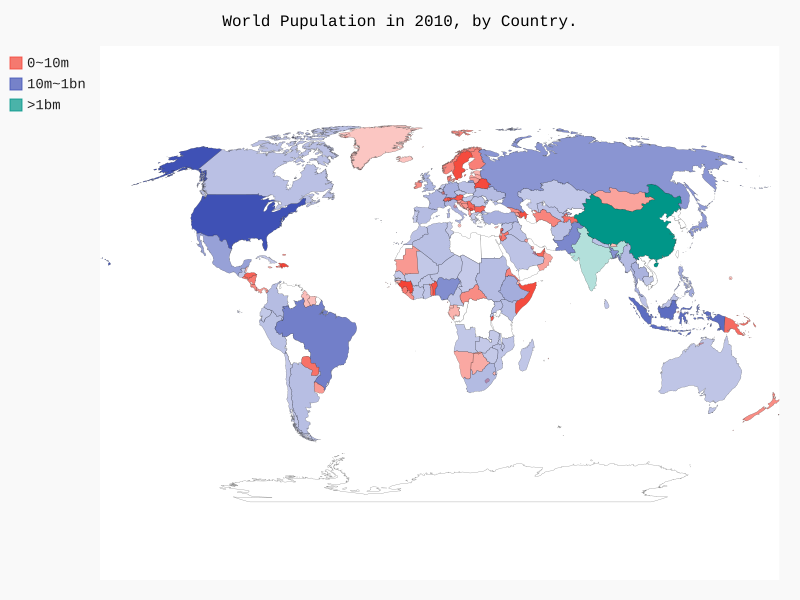

Recreate this plot in Python.
import json
import os
from country_codes import get_country_code
import pygal_maps_world.maps
from pygal.style import RotateStyle
from pygal.style import LightColorizedStyle

#load data into a list
filename = os.getcwd()+os.sep+"weather_worldMap_16"+os.sep+"population_data.json"
with open(filename) as f:
    pop_data = json.load(f)

#print the population of each country in 2010
cc_populations = {}
for pop_dict in pop_data:
    if pop_dict["Year"] == "2010":
        country_name = pop_dict["Country Name"]
        population = int(float(pop_dict["Value"]))
        #print(country_name +": " + str(population))
        code = get_country_code(country_name)
        if code:
            cc_populations[code] = population
        else:
            print("Error - " + country_name)

cc_pop_1, cc_pop_2, cc_pop_3 = {},{},{}
for cc, pop in cc_populations.items():
    if pop < 10000000:
        cc_pop_1[cc] = pop
    elif pop < 1000000000:
        cc_pop_2[cc] = pop
    else:
        cc_pop_3[cc] = pop
print(len(cc_pop_1), len(cc_pop_2), len(cc_pop_3))

#add specific color to the map
#wm_style = RotateStyle("#336699", base_style=LightColorizedStyle)
#wm_style = RotateStyle()
#wm = pygal_maps_world.maps.World(style=wm_style)

wm = pygal_maps_world.maps.World()
wm.title = "World Pupulation in 2010, by Country."
wm.add("0~10m", cc_pop_1)
wm.add("10m~1bn", cc_pop_2)
wm.add(">1bm", cc_pop_3)

wm.render_to_file("weather_worldMap_16/world_population.svg")
